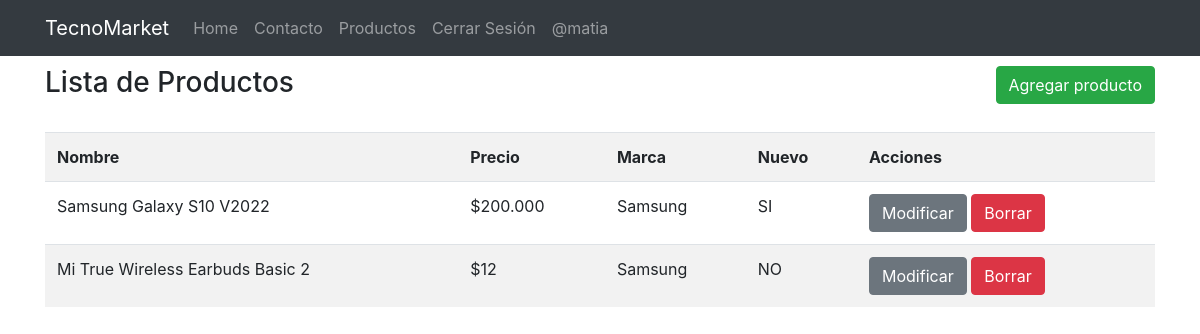
/listar/ (signed in), run on an earlier commit of the app's database.
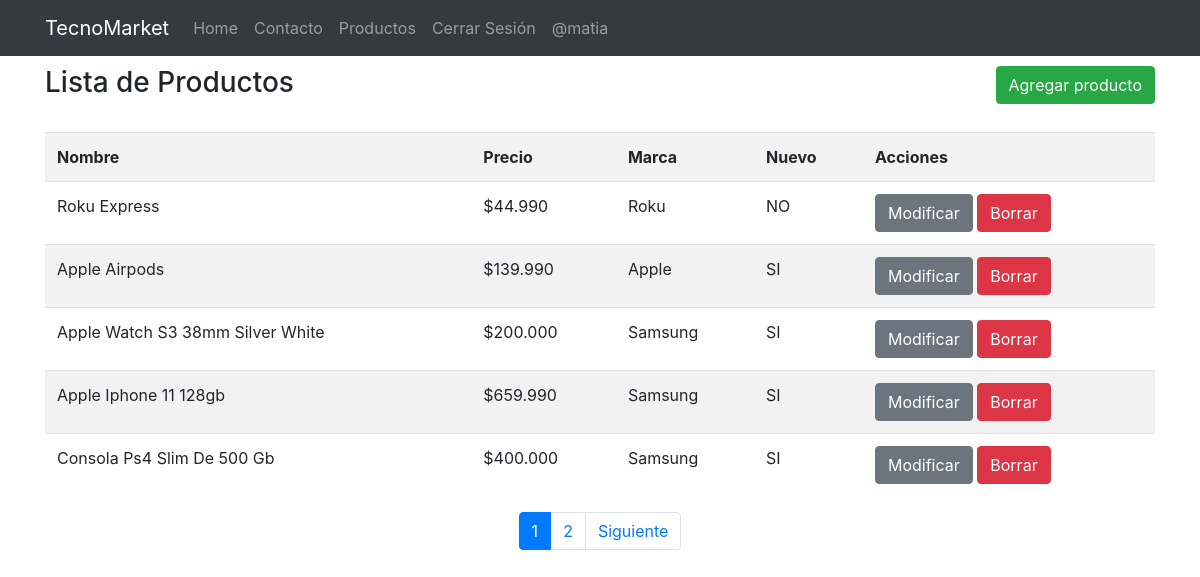
And on a later commit of the database.
### app/models.py (models this page shows, shortened)
class Producto(models.Model):
    nombre = models.CharField(max_length=200)
    precio = models.IntegerField()
    descripcion = models.TextField()
    nuevo = models.BooleanField()
    marca = models.ForeignKey(Marca, on_delete=models.PROTECT)
    fecha_fabricacion = models.DateField()
    imagen = models.ImageField(upload_to="productos", null=True)

class Marca(models.Model):
    nombre = models.CharField(max_length=200)
    def __str__(self):
        return self.nombre

### app/views.py (the view)
# urls.py: path('listar/', listar, name="listar"),
@permission_required('app.view_producto')
def listar(request):
    productos =Producto.objects.all()
    page = request.GET.get('page', 1)
    try:
        paginator = Paginator(productos, 5)
        productos = paginator.page(page)
    except:
        raise Http404
    data = {
        'entity': productos, #entity para uso de paginador
        'paginator': paginator
    }
    return render(request, 'app/producto/listar.html', data)

### app/templates/app/producto/listar.html (shortened to what this page needs)
{% extends 'app/navbar.html' %}
{% block contenido %}
{% load humanize %}
{% load crispy_forms_tags %}
<div class="container">
    <div class="row" style="padding-top: 10px;">
        <div class="col-lg-6">
            <h3>Lista de Productos</h3>
        </div>
        {% if perms.app.add_producto %}
        <div class="col-lg-6">
            <a class="btn btn-success float-right" href="{% url 'agregar' %}">
                Agregar producto
            </a>
        </div>
        {% endif %}
    </div>
    <br>
    <table class="table table-striped table-hover">
        <tr>
            <th>Nombre</th>
            <th>Precio</th>
            <th>Marca</th>
            <th>Nuevo</th>
            <th>Acciones</th>
        </tr>
        {% for p in entity %}
        <tr>
            <td>{{ p.nombre | title }}</td>
            <td>${{ p.precio | intcomma }}</td>
            <td>{{ p.marca | title }}</td>
            <td>
                {% if p.nuevo %}
                SI
                {% else %}
                NO
                {% endif %}
            </td>
            <td>
                {% if perms.app.change_producto %}
                    <a href="{% url 'modificar' p.id %}" class="btn btn-secondary btm-sm">Modificar</a>
                {% endif %}
                {% if perms.app.delete_producto %}
                    <a href="{% url 'eliminar' p.id %}" class="btn btn-danger btm-sm">Borrar</a>
                {% endif %}
            </td>
        </tr>
        {% endfor %}
    </table>
    <div>
        {% include 'app/paginator.html' %}
    </div>
</div>
{% endblock %}

What changed in the data, as far as the page shows it:
removed Producto: nombre "Samsung Galaxy S10 V2022", precio "200.000", marca "Samsung", nuevo "SI"
removed Producto: nombre "Mi True Wireless Earbuds Basic 2", precio "12", marca "Samsung", nuevo "NO"
added Producto: nombre "Roku Express", precio "44.990", marca "Roku", nuevo "NO"
added Producto: nombre "Apple Airpods", precio "139.990", marca "Apple", nuevo "SI"
added Producto: nombre "Apple Watch S3 38mm Silver White", precio "200.000", marca "Samsung", nuevo "SI"
added Producto: nombre "Apple Iphone 11 128gb", precio "659.990", marca "Samsung", nuevo "SI"
added Producto: nombre "Consola Ps4 Slim De 500 Gb", precio "400.000", marca "Samsung", nuevo "SI"
Also different on the page:
new list line: "1"
new list line: "2"
text now shown: "Siguiente"
